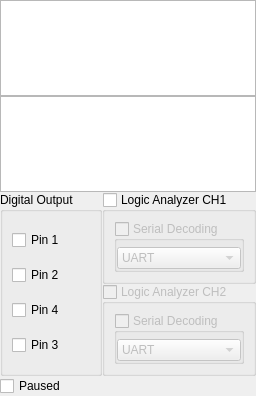
      <widget class="QWidget" name="page_4">
       <layout class="QVBoxLayout" name="verticalLayout_3">
        <property name="spacing">
         <number>0</number>
        </property>
        <property name="leftMargin">
         <number>0</number>
        </property>
        <property name="topMargin">
         <number>0</number>
        </property>
        <property name="rightMargin">
         <number>0</number>
        </property>
        <property name="bottomMargin">
         <number>0</number>
        </property>
        <item>
         <widget class="QPlainTextEdit" name="console1">
          <property name="enabled">
           <bool>true</bool>
          </property>
          <property name="minimumSize">
           <size>
            <width>0</width>
            <height>48</height>
           </size>
          </property>
          <property name="maximumSize">
           <size>
            <width>16777215</width>
            <height>96</height>
           </size>
          </property>
          <property name="readOnly">
           <bool>true</bool>
          </property>
         </widget>
        </item>
        <item>
         <widget class="QPlainTextEdit" name="console2">
          <property name="minimumSize">
           <size>
            <width>0</width>
            <height>48</height>
           </size>
          </property>
          <property name="maximumSize">
           <size>
            <width>16777215</width>
            <height>96</height>
           </size>
          </property>
          <property name="readOnly">
           <bool>true</bool>
          </property>
         </widget>
        </item>
        <item>
         <layout class="QGridLayout" name="gridLayout_4">
          <item row="0" column="1">
           <widget class="QGroupBox" name="busSnifferGroup_CH1">
            <property name="title">
             <string>Logic Analyzer CH1</string>
            </property>
            <property name="checkable">
             <bool>true</bool>
            </property>
            <property name="checked">
             <bool>false</bool>
            </property>
            <layout class="QVBoxLayout" name="verticalLayout_7">
             <item>
              <widget class="QGroupBox" name="serialDecodingCheck_CH1">
               <property name="title">
                <string>Serial Decoding</string>
               </property>
               <property name="flat">
                <bool>true</bool>
               </property>
               <property name="checkable">
                <bool>true</bool>
               </property>
               <property name="checked">
                <bool>false</bool>
               </property>
               <layout class="QVBoxLayout" name="verticalLayout_6">
                <property name="spacing">
                 <number>0</number>
                </property>
                <property name="leftMargin">
                 <number>0</number>
                </property>
                <property name="topMargin">
                 <number>6</number>
                </property>
                <property name="rightMargin">
                 <number>0</number>
                </property>
                <property name="bottomMargin">
                 <number>0</number>
                </property>
                <item>
                 <widget class="QComboBox" name="serialDecodingModeSelect_CH1">
                  <item>
                   <property name="text">
                    <string>UART</string>
                   </property>
                  </item>
                  <item>
                   <property name="text">
                    <string>SPI</string>
                   </property>
                  </item>
                  <item>
                   <property name="text">
                    <string>I2C</string>
                   </property>
                  </item>
                 </widget>
                </item>
               </layout>
              </widget>
             </item>
            </layout>
           </widget>
          </item>
          <item row="1" column="1">
           <widget class="QGroupBox" name="busSnifferGroup_CH2">
            <property name="enabled">
             <bool>false</bool>
            </property>
            <property name="title">
             <string>Logic Analyzer CH2</string>
            </property>
            <property name="checkable">
             <bool>true</bool>
            </property>
            <property name="checked">
             <bool>false</bool>
            </property>
            <layout class="QVBoxLayout" name="verticalLayout_16">
             <item>
              <widget class="QGroupBox" name="serialDecodingCheck_CH2">
               <property name="title">
                <string>Serial Decoding</string>
               </property>
               <property name="flat">
                <bool>true</bool>
               </property>
               <property name="checkable">
                <bool>true</bool>
               </property>
               <property name="checked">
                <bool>false</bool>
               </property>
               <layout class="QVBoxLayout" name="verticalLayout_17">
                <property name="spacing">
                 <number>0</number>
                </property>
                <property name="leftMargin">
                 <number>0</number>
                </property>
                <property name="topMargin">
                 <number>6</number>
                </property>
                <property name="rightMargin">
                 <number>0</number>
                </property>
                <property name="bottomMargin">
                 <number>0</number>
                </property>
                <item>
                 <widget class="QComboBox" name="serialDecodingModeSelect_CH2">
                  <item>
                   <property name="text">
                    <string>UART</string>
                   </property>
                  </item>
                  <item>
                   <property name="text">
                    <string>SPI</string>
                   </property>
                  </item>
                 </widget>
                </item>
               </layout>
              </widget>
             </item>
            </layout>
           </widget>
          </item>
          <item row="0" column="0" rowspan="2">
           <widget class="QGroupBox" name="digitalOutputGroup">
            <property name="title">
             <string>Digital Output</string>
            </property>
            <layout class="QVBoxLayout" name="verticalLayout_8">
             <item>
              <widget class="QCheckBox" name="digitalOutCheckbox_CH1">
               <property name="text">
                <string>Pin 1</string>
               </property>
              </widget>
             </item>
             <item>
              <widget class="QCheckBox" name="digitalOutCheckbox_CH2">
               <property name="text">
                <string>Pin 2</string>
               </property>
              </widget>
             </item>
             <item>
              <widget class="QCheckBox" name="digitalOutCheckbox_CH4">
               <property name="text">
                <string>Pin 4</string>
               </property>
              </widget>
             </item>
             <item>
              <widget class="QCheckBox" name="digitalOutCheckbox_CH3">
               <property name="text">
                <string>Pin 3</string>
               </property>
              </widget>
             </item>
            </layout>
            <zorder>digitalOutCheckbox_CH2</zorder>
            <zorder>digitalOutCheckbox_CH1</zorder>
            <zorder>digitalOutCheckbox_CH3</zorder>
            <zorder>digitalOutCheckbox_CH4</zorder>
           </widget>
          </item>
         </layout>
        </item>
        <item>
         <widget class="QCheckBox" name="pause_LA">
          <property name="enabled">
           <bool>true</bool>
          </property>
          <property name="sizePolicy">
           <sizepolicy hsizetype="Minimum" vsizetype="Maximum">
            <horstretch>0</horstretch>
            <verstretch>0</verstretch>
           </sizepolicy>
          </property>
          <property name="maximumSize">
           <size>
            <width>16777215</width>
            <height>32</height>
           </size>
          </property>
          <property name="text">
           <string>Paused</string>
          </property>
         </widget>
        </item>
       </layout>
      </widget>
